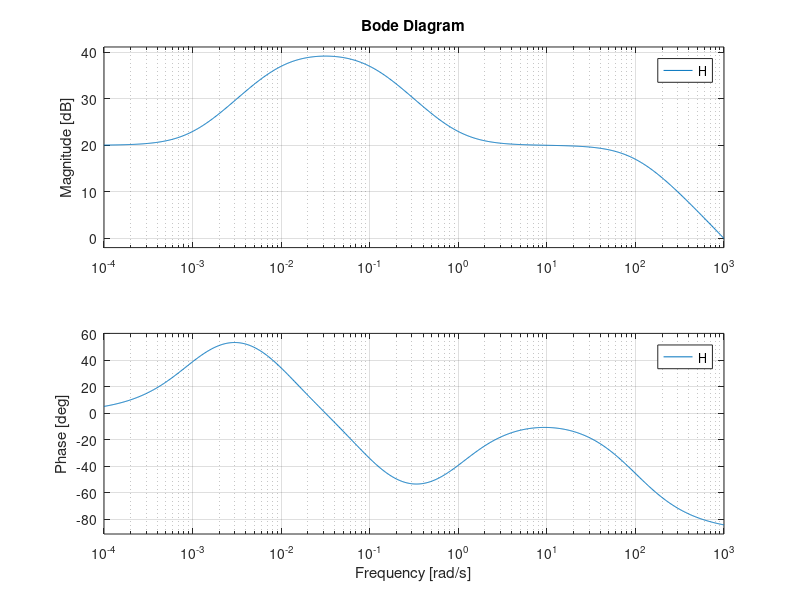

Write MATLAB code to recreate this figure.
%num=[1,0,0];  %p**2+2p+1
%den=[100,5,1.0];  %p**3+100.11*p**2+11.001*p+0.1
zeros=[-0.001,-1]
poles=[-0.01,-0.1,-100]
%H=tf(num,den)
H=1000*tf(poly(zeros),poly(poles))
bode(H);
dcgain(H)